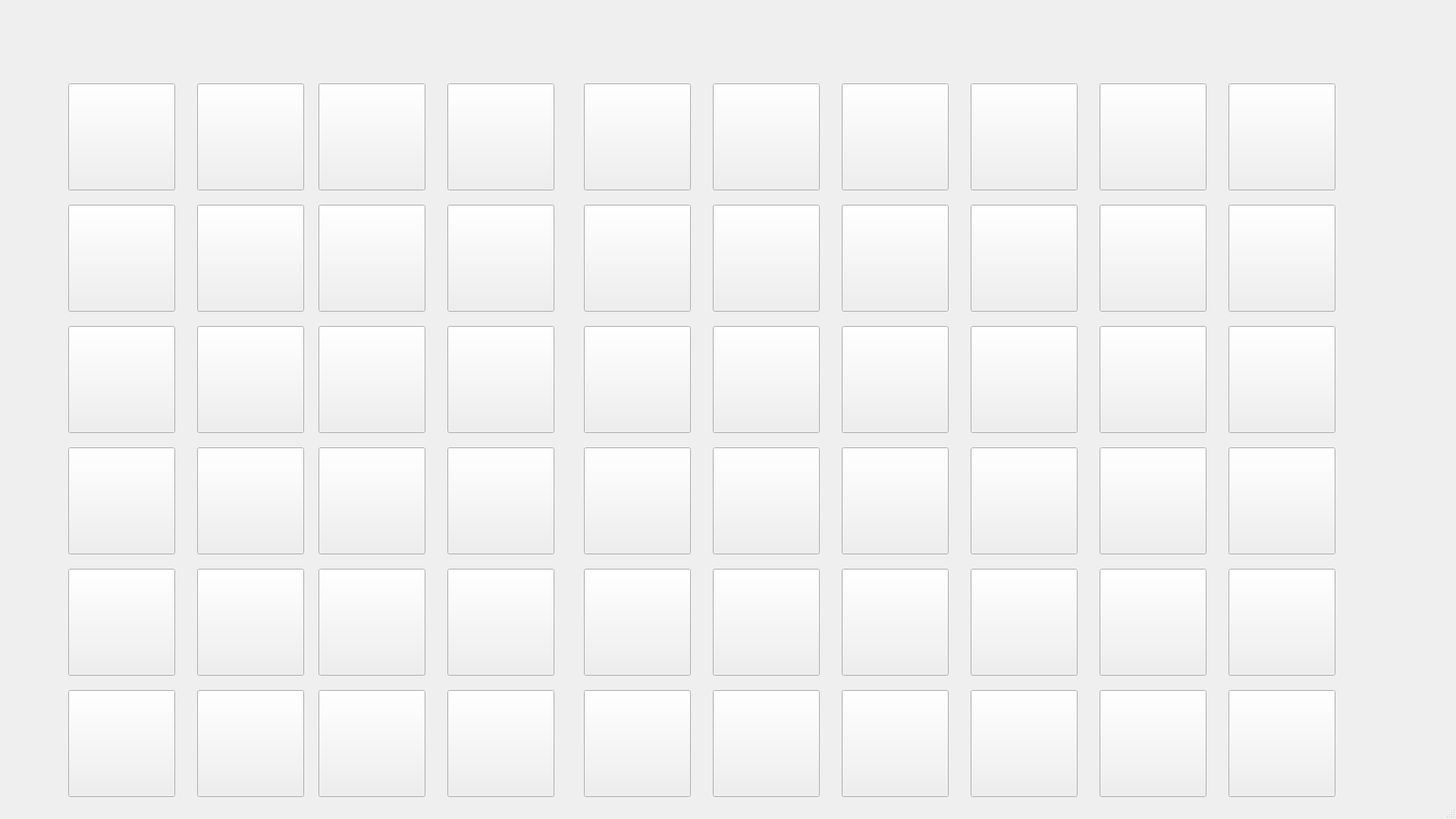
<?xml version="1.0" encoding="UTF-8"?>
<ui version="4.0">
 <class>Main</class>
 <widget class="QMainWindow" name="Main">
  <property name="geometry">
   <rect>
    <x>0</x>
    <y>0</y>
    <width>1920</width>
    <height>1080</height>
   </rect>
  </property>
  <property name="windowTitle">
   <string>Main</string>
  </property>
  <widget class="QWidget" name="centralwidget">
   <widget class="QPushButton" name="pushButton">
    <property name="geometry">
     <rect>
      <x>90</x>
      <y>110</y>
      <width>141</width>
      <height>141</height>
     </rect>
    </property>
    <property name="styleSheet">
     <string notr="true">background-image: url(:/Images/P1 (0).jpg);</string>
    </property>
    <property name="text">
     <string/>
    </property>
   </widget>
   <widget class="QPushButton" name="pushButton_2">
    <property name="geometry">
     <rect>
      <x>260</x>
      <y>110</y>
      <width>141</width>
      <height>141</height>
     </rect>
    </property>
    <property name="styleSheet">
     <string notr="true">background-image: url(:/Images/P1 (0).jpg);</string>
    </property>
    <property name="text">
     <string/>
    </property>
   </widget>
   <widget class="QPushButton" name="pushButton_3">
    <property name="geometry">
     <rect>
      <x>420</x>
      <y>110</y>
      <width>141</width>
      <height>141</height>
     </rect>
    </property>
    <property name="styleSheet">
     <string notr="true">background-image: url(:/Images/P1 (0).jpg);</string>
    </property>
    <property name="text">
     <string/>
    </property>
   </widget>
   <widget class="QPushButton" name="pushButton_4">
    <property name="geometry">
     <rect>
      <x>590</x>
      <y>110</y>
      <width>141</width>
      <height>141</height>
     </rect>
    </property>
    <property name="styleSheet">
     <string notr="true">background-image: url(:/Images/P1 (0).jpg);</string>
    </property>
    <property name="text">
     <string/>
    </property>
   </widget>
   <widget class="QPushButton" name="pushButton_5">
    <property name="geometry">
     <rect>
      <x>770</x>
      <y>110</y>
      <width>141</width>
      <height>141</height>
     </rect>
    </property>
    <property name="styleSheet">
     <string notr="true">background-image: url(:/Images/P1 (0).jpg);</string>
    </property>
    <property name="text">
     <string/>
    </property>
   </widget>
   <widget class="QPushButton" name="pushButton_6">
    <property name="geometry">
     <rect>
      <x>940</x>
      <y>110</y>
      <width>141</width>
      <height>141</height>
     </rect>
    </property>
    <property name="styleSheet">
     <string notr="true">background-image: url(:/Images/P1 (0).jpg);</string>
    </property>
    <property name="text">
     <string/>
    </property>
   </widget>
   <widget class="QPushButton" name="pushButton_7">
    <property name="geometry">
     <rect>
      <x>1110</x>
      <y>110</y>
      <width>141</width>
      <height>141</height>
     </rect>
    </property>
    <property name="styleSheet">
     <string notr="true">background-image: url(:/Images/P1 (0).jpg);</string>
    </property>
    <property name="text">
     <string/>
    </property>
   </widget>
   <widget class="QPushButton" name="pushButton_8">
    <property name="geometry">
     <rect>
      <x>1280</x>
      <y>110</y>
      <width>141</width>
      <height>141</height>
     </rect>
    </property>
    <property name="styleSheet">
     <string notr="true">background-image: url(:/Images/P1 (0).jpg);</string>
    </property>
    <property name="text">
     <string/>
    </property>
   </widget>
   <widget class="QPushButton" name="pushButton_9">
    <property name="geometry">
     <rect>
      <x>90</x>
      <y>270</y>
      <width>141</width>
      <height>141</height>
     </rect>
    </property>
    <property name="styleSheet">
     <string notr="true">background-image: url(:/Images/P1 (0).jpg);</string>
    </property>
    <property name="text">
     <string/>
    </property>
   </widget>
   <widget class="QPushButton" name="pushButton_10">
    <property name="geometry">
     <rect>
      <x>90</x>
      <y>430</y>
      <width>141</width>
      <height>141</height>
     </rect>
    </property>
    <property name="styleSheet">
     <string notr="true">background-image: url(:/Images/P1 (0).jpg);</string>
    </property>
    <property name="text">
     <string/>
    </property>
   </widget>
   <widget class="QPushButton" name="pushButton_11">
    <property name="geometry">
     <rect>
      <x>90</x>
      <y>590</y>
      <width>141</width>
      <height>141</height>
     </rect>
    </property>
    <property name="styleSheet">
     <string notr="true">background-image: url(:/Images/P1 (0).jpg);</string>
    </property>
    <property name="text">
     <string/>
    </property>
   </widget>
   <widget class="QPushButton" name="pushButton_12">
    <property name="geometry">
     <rect>
      <x>90</x>
      <y>750</y>
      <width>141</width>
      <height>141</height>
     </rect>
    </property>
    <property name="styleSheet">
     <string notr="true">background-image: url(:/Images/P1 (0).jpg);</string>
    </property>
    <property name="text">
     <string/>
    </property>
   </widget>
   <widget class="QPushButton" name="pushButton_13">
    <property name="geometry">
     <rect>
      <x>90</x>
      <y>910</y>
      <width>141</width>
      <height>141</height>
     </rect>
    </property>
    <property name="styleSheet">
     <string notr="true">background-image: url(:/Images/P1 (0).jpg);</string>
    </property>
    <property name="text">
     <string/>
    </property>
   </widget>
   <widget class="QPushButton" name="pushButton_14">
    <property name="geometry">
     <rect>
      <x>1450</x>
      <y>110</y>
      <width>141</width>
      <height>141</height>
     </rect>
    </property>
    <property name="styleSheet">
     <string notr="true">background-image: url(:/Images/P1 (0).jpg);</string>
    </property>
    <property name="text">
     <string/>
    </property>
   </widget>
   <widget class="QPushButton" name="pushButton_15">
    <property name="geometry">
     <rect>
      <x>1620</x>
      <y>110</y>
      <width>141</width>
      <height>141</height>
     </rect>
    </property>
    <property name="styleSheet">
     <string notr="true">background-image: url(:/Images/P1 (0).jpg);</string>
    </property>
    <property name="text">
     <string/>
    </property>
   </widget>
   <widget class="QPushButton" name="pushButton_16">
    <property name="geometry">
     <rect>
      <x>260</x>
      <y>270</y>
      <width>141</width>
      <height>141</height>
     </rect>
    </property>
    <property name="styleSheet">
     <string notr="true">background-image: url(:/Images/P1 (0).jpg);</string>
    </property>
    <property name="text">
     <string/>
    </property>
   </widget>
   <widget class="QPushButton" name="pushButton_17">
    <property name="geometry">
     <rect>
      <x>420</x>
      <y>270</y>
      <width>141</width>
      <height>141</height>
     </rect>
    </property>
    <property name="styleSheet">
     <string notr="true">background-image: url(:/Images/P1 (0).jpg);</string>
    </property>
    <property name="text">
     <string/>
    </property>
   </widget>
   <widget class="QPushButton" name="pushButton_18">
    <property name="geometry">
     <rect>
      <x>590</x>
      <y>270</y>
      <width>141</width>
      <height>141</height>
     </rect>
    </property>
    <property name="styleSheet">
     <string notr="true">background-image: url(:/Images/P1 (0).jpg);</string>
    </property>
    <property name="text">
     <string/>
    </property>
   </widget>
   <widget class="QPushButton" name="pushButton_19">
    <property name="geometry">
     <rect>
      <x>770</x>
      <y>270</y>
      <width>141</width>
      <height>141</height>
     </rect>
    </property>
    <property name="styleSheet">
     <string notr="true">background-image: url(:/Images/P1 (0).jpg);</string>
    </property>
    <property name="text">
     <string/>
    </property>
   </widget>
   <widget class="QPushButton" name="pushButton_20">
    <property name="geometry">
     <rect>
      <x>940</x>
      <y>270</y>
      <width>141</width>
      <height>141</height>
     </rect>
    </property>
    <property name="styleSheet">
     <string notr="true">background-image: url(:/Images/P1 (0).jpg);</string>
    </property>
    <property name="text">
     <string/>
    </property>
   </widget>
   <widget class="QPushButton" name="pushButton_21">
    <property name="geometry">
     <rect>
      <x>1110</x>
      <y>270</y>
      <width>141</width>
      <height>141</height>
     </rect>
    </property>
    <property name="styleSheet">
     <string notr="true">background-image: url(:/Images/P1 (0).jpg);</string>
    </property>
    <property name="text">
     <string/>
    </property>
   </widget>
   <widget class="QPushButton" name="pushButton_22">
    <property name="geometry">
     <rect>
      <x>1280</x>
      <y>270</y>
      <width>141</width>
      <height>141</height>
     </rect>
    </property>
    <property name="styleSheet">
     <string notr="true">background-image: url(:/Images/P1 (0).jpg);</string>
    </property>
    <property name="text">
     <string/>
    </property>
   </widget>
   <widget class="QPushButton" name="pushButton_23">
    <property name="geometry">
     <rect>
      <x>1450</x>
      <y>270</y>
      <width>141</width>
      <height>141</height>
     </rect>
    </property>
    <property name="styleSheet">
     <string notr="true">background-image: url(:/Images/P1 (0).jpg);</string>
    </property>
    <property name="text">
     <string/>
    </property>
   </widget>
   <widget class="QPushButton" name="pushButton_24">
    <property name="geometry">
     <rect>
      <x>1620</x>
      <y>270</y>
      <width>141</width>
      <height>141</height>
     </rect>
    </property>
    <property name="styleSheet">
     <string notr="true">background-image: url(:/Images/P1 (0).jpg);</string>
    </property>
    <property name="text">
     <string/>
    </property>
   </widget>
   <widget class="QPushButton" name="pushButton_25">
    <property name="geometry">
     <rect>
      <x>260</x>
      <y>430</y>
      <width>141</width>
      <height>141</height>
     </rect>
    </property>
    <property name="styleSheet">
     <string notr="true">background-image: url(:/Images/P1 (0).jpg);</string>
    </property>
    <property name="text">
     <string/>
    </property>
   </widget>
   <widget class="QPushButton" name="pushButton_26">
    <property name="geometry">
     <rect>
      <x>420</x>
      <y>430</y>
      <width>141</width>
      <height>141</height>
     </rect>
    </property>
    <property name="styleSheet">
     <string notr="true">background-image: url(:/Images/P1 (0).jpg);</string>
    </property>
    <property name="text">
     <string/>
    </property>
   </widget>
   <widget class="QPushButton" name="pushButton_27">
    <property name="geometry">
     <rect>
      <x>590</x>
      <y>430</y>
      <width>141</width>
      <height>141</height>
     </rect>
    </property>
    <property name="styleSheet">
     <string notr="true">background-image: url(:/Images/P1 (0).jpg);</string>
    </property>
    <property name="text">
     <string/>
    </property>
   </widget>
   <widget class="QPushButton" name="pushButton_28">
    <property name="geometry">
     <rect>
      <x>770</x>
      <y>430</y>
      <width>141</width>
      <height>141</height>
     </rect>
    </property>
    <property name="styleSheet">
     <string notr="true">background-image: url(:/Images/P1 (0).jpg);</string>
    </property>
    <property name="text">
     <string/>
    </property>
   </widget>
   <widget class="QPushButton" name="pushButton_29">
    <property name="geometry">
     <rect>
      <x>940</x>
      <y>430</y>
      <width>141</width>
      <height>141</height>
     </rect>
    </property>
    <property name="styleSheet">
     <string notr="true">background-image: url(:/Images/P1 (0).jpg);</string>
    </property>
    <property name="text">
     <string/>
    </property>
   </widget>
   <widget class="QPushButton" name="pushButton_30">
    <property name="geometry">
     <rect>
      <x>1110</x>
      <y>430</y>
      <width>141</width>
      <height>141</height>
     </rect>
    </property>
    <property name="styleSheet">
     <string notr="true">background-image: url(:/Images/P1 (0).jpg);</string>
    </property>
    <property name="text">
     <string/>
    </property>
   </widget>
   <widget class="QPushButton" name="pushButton_31">
    <property name="geometry">
     <rect>
      <x>1280</x>
      <y>430</y>
      <width>141</width>
      <height>141</height>
     </rect>
    </property>
    <property name="styleSheet">
     <string notr="true">background-image: url(:/Images/P1 (0).jpg);</string>
    </property>
    <property name="text">
     <string/>
    </property>
   </widget>
   <widget class="QPushButton" name="pushButton_32">
    <property name="geometry">
     <rect>
      <x>1450</x>
      <y>430</y>
      <width>141</width>
      <height>141</height>
     </rect>
    </property>
    <property name="styleSheet">
     <string notr="true">background-image: url(:/Images/P1 (0).jpg);</string>
    </property>
    <property name="text">
     <string/>
    </property>
   </widget>
   <widget class="QPushButton" name="pushButton_33">
    <property name="geometry">
     <rect>
      <x>1620</x>
      <y>430</y>
      <width>141</width>
      <height>141</height>
     </rect>
    </property>
    <property name="styleSheet">
     <string notr="true">background-image: url(:/Images/P1 (0).jpg);</string>
    </property>
    <property name="text">
     <string/>
    </property>
   </widget>
   <widget class="QPushButton" name="pushButton_34">
    <property name="geometry">
     <rect>
      <x>1450</x>
      <y>590</y>
      <width>141</width>
      <height>141</height>
     </rect>
    </property>
    <property name="styleSheet">
     <string notr="true">background-image: url(:/Images/P1 (0).jpg);</string>
    </property>
    <property name="text">
     <string/>
    </property>
   </widget>
   <widget class="QPushButton" name="pushButton_35">
    <property name="geometry">
     <rect>
      <x>1620</x>
      <y>590</y>
      <width>141</width>
      <height>141</height>
     </rect>
    </property>
    <property name="styleSheet">
     <string notr="true">background-image: url(:/Images/P1 (0).jpg);</string>
    </property>
    <property name="text">
     <string/>
    </property>
   </widget>
   <widget class="QPushButton" name="pushButton_36">
    <property name="geometry">
     <rect>
      <x>590</x>
      <y>590</y>
      <width>141</width>
      <height>141</height>
     </rect>
    </property>
    <property name="styleSheet">
     <string notr="true">background-image: url(:/Images/P1 (0).jpg);</string>
    </property>
    <property name="text">
     <string/>
    </property>
   </widget>
   <widget class="QPushButton" name="pushButton_37">
    <property name="geometry">
     <rect>
      <x>770</x>
      <y>590</y>
      <width>141</width>
      <height>141</height>
     </rect>
    </property>
    <property name="styleSheet">
     <string notr="true">background-image: url(:/Images/P1 (0).jpg);</string>
    </property>
    <property name="text">
     <string/>
    </property>
   </widget>
   <widget class="QPushButton" name="pushButton_38">
    <property name="geometry">
     <rect>
      <x>1280</x>
      <y>590</y>
      <width>141</width>
      <height>141</height>
     </rect>
    </property>
    <property name="styleSheet">
     <string notr="true">background-image: url(:/Images/P1 (0).jpg);</string>
    </property>
    <property name="text">
     <string/>
    </property>
   </widget>
   <widget class="QPushButton" name="pushButton_39">
    <property name="geometry">
     <rect>
      <x>940</x>
      <y>590</y>
      <width>141</width>
      <height>141</height>
     </rect>
    </property>
    <property name="styleSheet">
     <string notr="true">background-image: url(:/Images/P1 (0).jpg);</string>
    </property>
    <property name="text">
     <string/>
    </property>
   </widget>
   <widget class="QPushButton" name="pushButton_40">
    <property name="geometry">
     <rect>
      <x>1110</x>
      <y>590</y>
      <width>141</width>
      <height>141</height>
     </rect>
    </property>
    <property name="styleSheet">
     <string notr="true">background-image: url(:/Images/P1 (0).jpg);</string>
    </property>
    <property name="text">
     <string/>
    </property>
   </widget>
   <widget class="QPushButton" name="pushButton_41">
    <property name="geometry">
     <rect>
      <x>1450</x>
      <y>750</y>
      <width>141</width>
      <height>141</height>
     </rect>
    </property>
    <property name="styleSheet">
     <string notr="true">background-image: url(:/Images/P1 (0).jpg);</string>
    </property>
    <property name="text">
     <string/>
    </property>
   </widget>
   <widget class="QPushButton" name="pushButton_42">
    <property name="geometry">
     <rect>
      <x>1620</x>
      <y>750</y>
      <width>141</width>
      <height>141</height>
     </rect>
    </property>
    <property name="styleSheet">
     <string notr="true">background-image: url(:/Images/P1 (0).jpg);</string>
    </property>
    <property name="text">
     <string/>
    </property>
   </widget>
   <widget class="QPushButton" name="pushButton_43">
    <property name="geometry">
     <rect>
      <x>590</x>
      <y>750</y>
      <width>141</width>
      <height>141</height>
     </rect>
    </property>
    <property name="styleSheet">
     <string notr="true">background-image: url(:/Images/P1 (0).jpg);</string>
    </property>
    <property name="text">
     <string/>
    </property>
   </widget>
   <widget class="QPushButton" name="pushButton_44">
    <property name="geometry">
     <rect>
      <x>770</x>
      <y>750</y>
      <width>141</width>
      <height>141</height>
     </rect>
    </property>
    <property name="styleSheet">
     <string notr="true">background-image: url(:/Images/P1 (0).jpg);</string>
    </property>
    <property name="text">
     <string/>
    </property>
   </widget>
   <widget class="QPushButton" name="pushButton_45">
    <property name="geometry">
     <rect>
      <x>1280</x>
      <y>750</y>
      <width>141</width>
      <height>141</height>
     </rect>
    </property>
    <property name="styleSheet">
     <string notr="true">background-image: url(:/Images/P1 (0).jpg);</string>
    </property>
    <property name="text">
     <string/>
    </property>
   </widget>
   <widget class="QPushButton" name="pushButton_46">
    <property name="geometry">
     <rect>
      <x>940</x>
      <y>750</y>
      <width>141</width>
      <height>141</height>
     </rect>
    </property>
    <property name="styleSheet">
     <string notr="true">background-image: url(:/Images/P1 (0).jpg);</string>
    </property>
    <property name="text">
     <string/>
    </property>
   </widget>
   <widget class="QPushButton" name="pushButton_47">
    <property name="geometry">
     <rect>
      <x>1110</x>
      <y>750</y>
      <width>141</width>
      <height>141</height>
     </rect>
    </property>
    <property name="styleSheet">
     <string notr="true">background-image: url(:/Images/P1 (0).jpg);</string>
    </property>
    <property name="text">
     <string/>
    </property>
   </widget>
   <widget class="QPushButton" name="pushButton_48">
    <property name="geometry">
     <rect>
      <x>1450</x>
      <y>910</y>
      <width>141</width>
      <height>141</height>
     </rect>
    </property>
    <property name="styleSheet">
     <string notr="true">background-image: url(:/Images/P1 (0).jpg);</string>
    </property>
    <property name="text">
     <string/>
    </property>
   </widget>
   <widget class="QPushButton" name="pushButton_49">
    <property name="geometry">
     <rect>
      <x>1620</x>
      <y>910</y>
      <width>141</width>
      <height>141</height>
     </rect>
    </property>
    <property name="styleSheet">
     <string notr="true">background-image: url(:/Images/P1 (0).jpg);</string>
    </property>
    <property name="text">
     <string/>
    </property>
   </widget>
   <widget class="QPushButton" name="pushButton_50">
    <property name="geometry">
     <rect>
      <x>590</x>
      <y>910</y>
      <width>141</width>
      <height>141</height>
     </rect>
    </property>
    <property name="styleSheet">
     <string notr="true">background-image: url(:/Images/P1 (0).jpg);</string>
    </property>
    <property name="text">
     <string/>
    </property>
   </widget>
   <widget class="QPushButton" name="pushButton_51">
    <property name="geometry">
     <rect>
      <x>770</x>
      <y>910</y>
      <width>141</width>
      <height>141</height>
     </rect>
    </property>
    <property name="styleSheet">
     <string notr="true">background-image: url(:/Images/P1 (0).jpg);</string>
    </property>
    <property name="text">
     <string/>
    </property>
   </widget>
   <widget class="QPushButton" name="pushButton_52">
    <property name="geometry">
     <rect>
      <x>1280</x>
      <y>910</y>
      <width>141</width>
      <height>141</height>
     </rect>
    </property>
    <property name="styleSheet">
     <string notr="true">background-image: url(:/Images/P1 (0).jpg);</string>
    </property>
    <property name="text">
     <string/>
    </property>
   </widget>
   <widget class="QPushButton" name="pushButton_53">
    <property name="geometry">
     <rect>
      <x>940</x>
      <y>910</y>
      <width>141</width>
      <height>141</height>
     </rect>
    </property>
    <property name="styleSheet">
     <string notr="true">background-image: url(:/Images/P1 (0).jpg);</string>
    </property>
    <property name="text">
     <string/>
    </property>
   </widget>
   <widget class="QPushButton" name="pushButton_54">
    <property name="geometry">
     <rect>
      <x>1110</x>
      <y>910</y>
      <width>141</width>
      <height>141</height>
     </rect>
    </property>
    <property name="styleSheet">
     <string notr="true">background-image: url(:/Images/P1 (0).jpg);</string>
    </property>
    <property name="text">
     <string/>
    </property>
   </widget>
   <widget class="QPushButton" name="pushButton_55">
    <property name="geometry">
     <rect>
      <x>260</x>
      <y>590</y>
      <width>141</width>
      <height>141</height>
     </rect>
    </property>
    <property name="styleSheet">
     <string notr="true">background-image: url(:/Images/P1 (0).jpg);</string>
    </property>
    <property name="text">
     <string/>
    </property>
   </widget>
   <widget class="QPushButton" name="pushButton_56">
    <property name="geometry">
     <rect>
      <x>420</x>
      <y>590</y>
      <width>141</width>
      <height>141</height>
     </rect>
    </property>
    <property name="styleSheet">
     <string notr="true">background-image: url(:/Images/P1 (0).jpg);</string>
    </property>
    <property name="text">
     <string/>
    </property>
   </widget>
   <widget class="QPushButton" name="pushButton_57">
    <property name="geometry">
     <rect>
      <x>260</x>
      <y>750</y>
      <width>141</width>
      <height>141</height>
     </rect>
    </property>
    <property name="styleSheet">
     <string notr="true">background-image: url(:/Images/P1 (0).jpg);</string>
    </property>
    <property name="text">
     <string/>
    </property>
   </widget>
   <widget class="QPushButton" name="pushButton_58">
    <property name="geometry">
     <rect>
      <x>420</x>
      <y>750</y>
      <width>141</width>
      <height>141</height>
     </rect>
    </property>
    <property name="styleSheet">
     <string notr="true">background-image: url(:/Images/P1 (0).jpg);</string>
    </property>
    <property name="text">
     <string/>
    </property>
   </widget>
   <widget class="QPushButton" name="pushButton_59">
    <property name="geometry">
     <rect>
      <x>260</x>
      <y>910</y>
      <width>141</width>
      <height>141</height>
     </rect>
    </property>
    <property name="styleSheet">
     <string notr="true">background-image: url(:/Images/P1 (0).jpg);</string>
    </property>
    <property name="text">
     <string/>
    </property>
   </widget>
   <widget class="QPushButton" name="pushButton_60">
    <property name="geometry">
     <rect>
      <x>420</x>
      <y>910</y>
      <width>141</width>
      <height>141</height>
     </rect>
    </property>
    <property name="styleSheet">
     <string notr="true">background-image: url(:/Images/P1 (0).jpg);</string>
    </property>
    <property name="text">
     <string/>
    </property>
   </widget>
  </widget>
  <widget class="QStatusBar" name="statusbar"/>
 </widget>
 <resources/>
 <connections/>
</ui>
